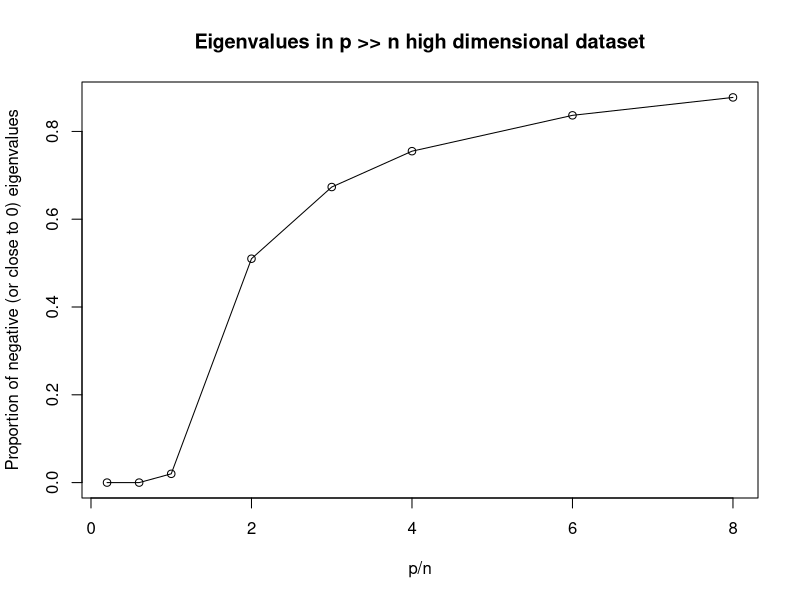

Recreate this plot in R.
## ---- chunk 1

p_list <- c(10,30,50,100,150,200, 300, 400)

p_over_n <- p_list / 50
neg_eigen <- c()

for(p in p_list){
  tested_df <- matrix(NA, ncol = p, nrow = 50)
  colnames(tested_df) <- c(paste0(rep("V",p), 1:p))
  
  tested_df <- data.frame(tested_df)
  for(i in (1:p)){
    sampled_mean <- sample(1:100, 1)
    sampled_sigma <- sample(1:10,1)
    tested_df[i] <- rnorm(50, mean = sampled_mean, sd = sampled_sigma)
    
  }
  
  var_covar_mat <- var(tested_df)
  
  number_violated_eigen <- sum(eigen(var_covar_mat)$values < 10^(-10))
  
  neg_eigen <- c(neg_eigen, number_violated_eigen / p)
  
}

par(mfrow = c(1,1))
plot(p_over_n, neg_eigen, xlab = "p/n", ylab = "Proportion of negative (or close to 0) eigenvalues", main = "Eigenvalues in p >> n high dimensional dataset")
lines(p_over_n, neg_eigen)
